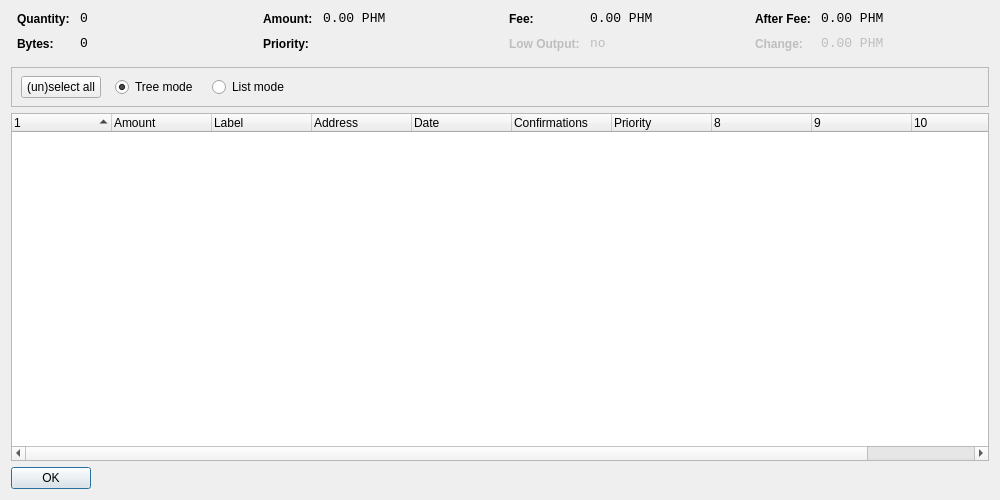
<?xml version="1.0" encoding="UTF-8"?>
<ui version="4.0">
 <class>CoinControlDialog</class>
 <widget class="QDialog" name="CoinControlDialog">
  <property name="geometry">
   <rect>
    <x>0</x>
    <y>0</y>
    <width>1000</width>
    <height>500</height>
   </rect>
  </property>
  <property name="windowTitle">
   <string>Coin Control</string>
  </property>
  <layout class="QVBoxLayout" name="verticalLayout">
   <item>
    <layout class="QHBoxLayout" name="horizontalLayoutTop" stretch="0,0,0,0">
     <property name="topMargin">
      <number>0</number>
     </property>
     <property name="bottomMargin">
      <number>10</number>
     </property>
     <item>
      <layout class="QFormLayout" name="formLayoutCoinControl1">
       <property name="horizontalSpacing">
        <number>10</number>
       </property>
       <property name="verticalSpacing">
        <number>10</number>
       </property>
       <property name="leftMargin">
        <number>6</number>
       </property>
       <property name="rightMargin">
        <number>6</number>
       </property>
       <item row="0" column="0">
        <widget class="QLabel" name="labelCoinControlQuantityText">
         <property name="styleSheet">
          <string notr="true">font-weight:bold;</string>
         </property>
         <property name="text">
          <string>Quantity:</string>
         </property>
        </widget>
       </item>
       <item row="0" column="1">
        <widget class="QLabel" name="labelCoinControlQuantity">
         <property name="font">
          <font>
           <family>Monospace</family>
           <pointsize>10</pointsize>
          </font>
         </property>
         <property name="cursor">
          <cursorShape>IBeamCursor</cursorShape>
         </property>
         <property name="contextMenuPolicy">
          <enum>Qt::ActionsContextMenu</enum>
         </property>
         <property name="text">
          <string notr="true">0</string>
         </property>
         <property name="textInteractionFlags">
          <set>Qt::LinksAccessibleByMouse|Qt::TextSelectableByKeyboard|Qt::TextSelectableByMouse</set>
         </property>
        </widget>
       </item>
       <item row="1" column="0">
        <widget class="QLabel" name="labelCoinControlBytesText">
         <property name="styleSheet">
          <string notr="true">font-weight:bold;</string>
         </property>
         <property name="text">
          <string>Bytes:</string>
         </property>
        </widget>
       </item>
       <item row="1" column="1">
        <widget class="QLabel" name="labelCoinControlBytes">
         <property name="font">
          <font>
           <family>Monospace</family>
           <pointsize>10</pointsize>
          </font>
         </property>
         <property name="cursor">
          <cursorShape>IBeamCursor</cursorShape>
         </property>
         <property name="contextMenuPolicy">
          <enum>Qt::ActionsContextMenu</enum>
         </property>
         <property name="text">
          <string notr="true">0</string>
         </property>
         <property name="textInteractionFlags">
          <set>Qt::LinksAccessibleByMouse|Qt::TextSelectableByKeyboard|Qt::TextSelectableByMouse</set>
         </property>
        </widget>
       </item>
      </layout>
     </item>
     <item>
      <layout class="QFormLayout" name="formLayoutCoinControl2">
       <property name="horizontalSpacing">
        <number>10</number>
       </property>
       <property name="verticalSpacing">
        <number>10</number>
       </property>
       <property name="leftMargin">
        <number>6</number>
       </property>
       <property name="rightMargin">
        <number>6</number>
       </property>
       <item row="0" column="0">
        <widget class="QLabel" name="labelCoinControlAmountText">
         <property name="styleSheet">
          <string notr="true">font-weight:bold;</string>
         </property>
         <property name="text">
          <string>Amount:</string>
         </property>
        </widget>
       </item>
       <item row="0" column="1">
        <widget class="QLabel" name="labelCoinControlAmount">
         <property name="font">
          <font>
           <family>Monospace</family>
           <pointsize>10</pointsize>
          </font>
         </property>
         <property name="cursor">
          <cursorShape>IBeamCursor</cursorShape>
         </property>
         <property name="contextMenuPolicy">
          <enum>Qt::ActionsContextMenu</enum>
         </property>
         <property name="text">
          <string notr="true">0.00 PHM</string>
         </property>
         <property name="textInteractionFlags">
          <set>Qt::LinksAccessibleByMouse|Qt::TextSelectableByKeyboard|Qt::TextSelectableByMouse</set>
         </property>
        </widget>
       </item>
       <item row="1" column="0">
        <widget class="QLabel" name="labelCoinControlPriorityText">
         <property name="styleSheet">
          <string notr="true">font-weight:bold;</string>
         </property>
         <property name="text">
          <string>Priority:</string>
         </property>
        </widget>
       </item>
       <item row="1" column="1">
        <widget class="QLabel" name="labelCoinControlPriority">
         <property name="font">
          <font>
           <family>Monospace</family>
           <pointsize>10</pointsize>
          </font>
         </property>
         <property name="cursor">
          <cursorShape>IBeamCursor</cursorShape>
         </property>
         <property name="contextMenuPolicy">
          <enum>Qt::ActionsContextMenu</enum>
         </property>
         <property name="text">
          <string/>
         </property>
         <property name="textInteractionFlags">
          <set>Qt::LinksAccessibleByMouse|Qt::TextSelectableByKeyboard|Qt::TextSelectableByMouse</set>
         </property>
        </widget>
       </item>
      </layout>
     </item>
     <item>
      <layout class="QFormLayout" name="formLayoutCoinControl3">
       <property name="horizontalSpacing">
        <number>10</number>
       </property>
       <property name="verticalSpacing">
        <number>10</number>
       </property>
       <property name="leftMargin">
        <number>6</number>
       </property>
       <property name="rightMargin">
        <number>6</number>
       </property>
       <item row="0" column="0">
        <widget class="QLabel" name="labelCoinControlFeeText">
         <property name="styleSheet">
          <string notr="true">font-weight:bold;</string>
         </property>
         <property name="text">
          <string>Fee:</string>
         </property>
        </widget>
       </item>
       <item row="0" column="1">
        <widget class="QLabel" name="labelCoinControlFee">
         <property name="font">
          <font>
           <family>Monospace</family>
           <pointsize>10</pointsize>
          </font>
         </property>
         <property name="cursor">
          <cursorShape>IBeamCursor</cursorShape>
         </property>
         <property name="contextMenuPolicy">
          <enum>Qt::ActionsContextMenu</enum>
         </property>
         <property name="text">
          <string notr="true">0.00 PHM</string>
         </property>
         <property name="textInteractionFlags">
          <set>Qt::LinksAccessibleByMouse|Qt::TextSelectableByKeyboard|Qt::TextSelectableByMouse</set>
         </property>
        </widget>
       </item>
       <item row="1" column="0">
        <widget class="QLabel" name="labelCoinControlLowOutputText">
         <property name="enabled">
          <bool>false</bool>
         </property>
         <property name="styleSheet">
          <string notr="true">font-weight:bold;</string>
         </property>
         <property name="text">
          <string>Low Output:</string>
         </property>
        </widget>
       </item>
       <item row="1" column="1">
        <widget class="QLabel" name="labelCoinControlLowOutput">
         <property name="enabled">
          <bool>false</bool>
         </property>
         <property name="font">
          <font>
           <family>Monospace</family>
           <pointsize>10</pointsize>
          </font>
         </property>
         <property name="cursor">
          <cursorShape>IBeamCursor</cursorShape>
         </property>
         <property name="contextMenuPolicy">
          <enum>Qt::ActionsContextMenu</enum>
         </property>
         <property name="text">
          <string notr="true">no</string>
         </property>
         <property name="textInteractionFlags">
          <set>Qt::LinksAccessibleByMouse|Qt::TextSelectableByKeyboard|Qt::TextSelectableByMouse</set>
         </property>
        </widget>
       </item>
      </layout>
     </item>
     <item>
      <layout class="QFormLayout" name="formLayoutCoinControl4">
       <property name="horizontalSpacing">
        <number>10</number>
       </property>
       <property name="verticalSpacing">
        <number>10</number>
       </property>
       <property name="leftMargin">
        <number>6</number>
       </property>
       <property name="rightMargin">
        <number>6</number>
       </property>
       <item row="0" column="0">
        <widget class="QLabel" name="labelCoinControlAfterFeeText">
         <property name="styleSheet">
          <string notr="true">font-weight:bold;</string>
         </property>
         <property name="text">
          <string>After Fee:</string>
         </property>
        </widget>
       </item>
       <item row="0" column="1">
        <widget class="QLabel" name="labelCoinControlAfterFee">
         <property name="font">
          <font>
           <family>Monospace</family>
           <pointsize>10</pointsize>
          </font>
         </property>
         <property name="cursor">
          <cursorShape>IBeamCursor</cursorShape>
         </property>
         <property name="contextMenuPolicy">
          <enum>Qt::ActionsContextMenu</enum>
         </property>
         <property name="text">
          <string notr="true">0.00 PHM</string>
         </property>
         <property name="textInteractionFlags">
          <set>Qt::LinksAccessibleByMouse|Qt::TextSelectableByKeyboard|Qt::TextSelectableByMouse</set>
         </property>
        </widget>
       </item>
       <item row="1" column="0">
        <widget class="QLabel" name="labelCoinControlChangeText">
         <property name="enabled">
          <bool>false</bool>
         </property>
         <property name="styleSheet">
          <string notr="true">font-weight:bold;</string>
         </property>
         <property name="text">
          <string>Change:</string>
         </property>
        </widget>
       </item>
       <item row="1" column="1">
        <widget class="QLabel" name="labelCoinControlChange">
         <property name="enabled">
          <bool>false</bool>
         </property>
         <property name="font">
          <font>
           <family>Monospace</family>
           <pointsize>10</pointsize>
          </font>
         </property>
         <property name="cursor">
          <cursorShape>IBeamCursor</cursorShape>
         </property>
         <property name="contextMenuPolicy">
          <enum>Qt::ActionsContextMenu</enum>
         </property>
         <property name="text">
          <string notr="true">0.00 PHM</string>
         </property>
         <property name="textInteractionFlags">
          <set>Qt::LinksAccessibleByMouse|Qt::TextSelectableByKeyboard|Qt::TextSelectableByMouse</set>
         </property>
        </widget>
       </item>
      </layout>
     </item>
    </layout>
   </item>
   <item>
    <widget class="QFrame" name="frame">
     <property name="minimumSize">
      <size>
       <width>0</width>
       <height>40</height>
      </size>
     </property>
     <property name="frameShape">
      <enum>QFrame::StyledPanel</enum>
     </property>
     <property name="frameShadow">
      <enum>QFrame::Sunken</enum>
     </property>
     <widget class="QWidget" name="horizontalLayoutWidget">
      <property name="geometry">
       <rect>
        <x>10</x>
        <y>0</y>
        <width>781</width>
        <height>41</height>
       </rect>
      </property>
      <layout class="QHBoxLayout" name="horizontalLayoutPanel" stretch="0,0,0,0">
       <property name="spacing">
        <number>14</number>
       </property>
       <item>
        <widget class="QPushButton" name="pushButtonSelectAll">
         <property name="sizePolicy">
          <sizepolicy hsizetype="Maximum" vsizetype="Fixed">
           <horstretch>0</horstretch>
           <verstretch>0</verstretch>
          </sizepolicy>
         </property>
         <property name="text">
          <string>(un)select all</string>
         </property>
        </widget>
       </item>
       <item>
        <widget class="QRadioButton" name="radioTreeMode">
         <property name="sizePolicy">
          <sizepolicy hsizetype="Maximum" vsizetype="Fixed">
           <horstretch>0</horstretch>
           <verstretch>0</verstretch>
          </sizepolicy>
         </property>
         <property name="text">
          <string>Tree mode</string>
         </property>
         <property name="checked">
          <bool>true</bool>
         </property>
        </widget>
       </item>
       <item>
        <widget class="QRadioButton" name="radioListMode">
         <property name="sizePolicy">
          <sizepolicy hsizetype="Maximum" vsizetype="Fixed">
           <horstretch>0</horstretch>
           <verstretch>0</verstretch>
          </sizepolicy>
         </property>
         <property name="text">
          <string>List mode</string>
         </property>
        </widget>
       </item>
       <item>
        <spacer name="horizontalSpacer">
         <property name="orientation">
          <enum>Qt::Horizontal</enum>
         </property>
         <property name="sizeHint" stdset="0">
          <size>
           <width>40</width>
           <height>20</height>
          </size>
         </property>
        </spacer>
       </item>
      </layout>
     </widget>
    </widget>
   </item>
   <item>
    <widget class="CoinControlTreeWidget" name="treeWidget">
     <property name="contextMenuPolicy">
      <enum>Qt::CustomContextMenu</enum>
     </property>
     <property name="sortingEnabled">
      <bool>false</bool>
     </property>
     <property name="columnCount">
      <number>11</number>
     </property>
     <attribute name="headerShowSortIndicator" stdset="0">
      <bool>true</bool>
     </attribute>
     <attribute name="headerStretchLastSection">
      <bool>false</bool>
     </attribute>
     <column>
      <property name="text">
       <string/>
      </property>
     </column>
     <column>
      <property name="text">
       <string>Amount</string>
      </property>
     </column>
     <column>
      <property name="text">
       <string>Label</string>
      </property>
     </column>
     <column>
      <property name="text">
       <string>Address</string>
      </property>
     </column>
     <column>
      <property name="text">
       <string>Date</string>
      </property>
     </column>
     <column>
      <property name="text">
       <string>Confirmations</string>
      </property>
      <property name="toolTip">
       <string>Confirmed</string>
      </property>
     </column>
     <column>
      <property name="text">
       <string>Priority</string>
      </property>
     </column>
     <column>
      <property name="text">
       <string/>
      </property>
     </column>
     <column>
      <property name="text">
       <string/>
      </property>
     </column>
     <column>
      <property name="text">
       <string/>
      </property>
     </column>
     <column>
      <property name="text">
       <string/>
      </property>
     </column>
    </widget>
   </item>
   <item>
    <widget class="QDialogButtonBox" name="buttonBox">
     <property name="sizePolicy">
      <sizepolicy hsizetype="Maximum" vsizetype="Fixed">
       <horstretch>0</horstretch>
       <verstretch>0</verstretch>
      </sizepolicy>
     </property>
     <property name="orientation">
      <enum>Qt::Horizontal</enum>
     </property>
     <property name="standardButtons">
      <set>QDialogButtonBox::Ok</set>
     </property>
    </widget>
   </item>
  </layout>
 </widget>
 <customwidgets>
  <customwidget>
   <class>CoinControlTreeWidget</class>
   <extends>QTreeWidget</extends>
   <header>qt/coincontroltreewidget.h</header>
  </customwidget>
 </customwidgets>
 <resources/>
 <connections/>
</ui>
